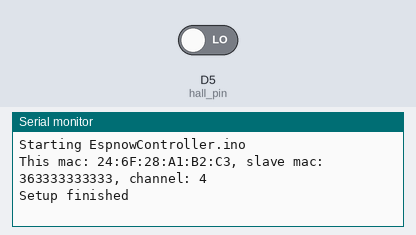
Bench run of a sketch on a simulated ESP8266 (NodeMCU). Shown: the last lines printed to the serial monitor. The inputs (shaded band) are chosen by the test bench; at power-on: D5 (hall_pin) LOW.

Above: at 1.2 s.
1.3 s: D5 (hall_pin) driven HIGH
At 2.4 s:
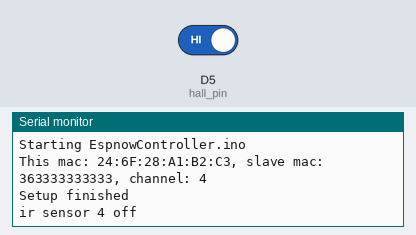
2.8 s: D5 (hall_pin) driven LOW
At 3.5 s:
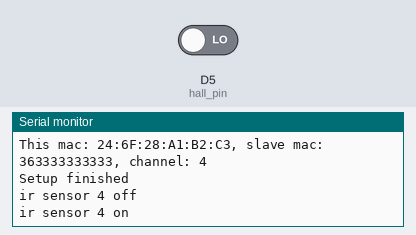

Measured:
- after the input at 1.3 s, the serial monitor: prints a new line at once (image 1)
- after the input at 2.8 s, the serial monitor: prints a new line at once (image 2)

The sketch:

esp_now_a_controller_sensor_part_4.ino
```cpp
#include <ESP8266WiFi.h>
#define hall_pin D5
extern "C" {
    #include <espnow.h>
}
// this is the MAC Address of the slave which receives the data
uint8_t mac4[] = {0x36, 0x33, 0x33, 0x33, 0x33, 0x33};
#define WIFI_CHANNEL 4
int prevstate = LOW;


// must match the slave struct
struct __attribute__((packed))
DataStruct {
char text[32];
};
DataStruct buttonpressed;

struct __attribute__((packed))
DataStruct2 {
char text[32];
};
DataStruct2 buttonreleased;
//=======================================================================================

void setup() {
  pinMode(hall_pin,INPUT);
 // pinMode(D2,OUTPUT);
    Serial.begin(115200); Serial.println();
    Serial.println("Starting EspnowController.ino");
    WiFi.mode(WIFI_STA); // Station mode for esp-now controller
    WiFi.disconnect();
    Serial.printf("This mac: %s, ", WiFi.macAddress().c_str());
    Serial.printf("slave mac: %02x%02x%02x%02x%02x%02x", mac4[0], mac4[1], mac4[2], mac4[3], mac4[4], mac4[5]);
    Serial.printf(", channel: %i\n", WIFI_CHANNEL);
    if (esp_now_init() != 0)
    {
    Serial.println("*** ESP_Now initialization failed");
    }
    esp_now_set_self_role(ESP_NOW_ROLE_CONTROLLER);
    esp_now_add_peer(mac4, ESP_NOW_ROLE_SLAVE, WIFI_CHANNEL, NULL, 0);
    strcpy(buttonpressed.text,"ir sensor 4 off");
    strcpy(buttonreleased.text,"ir sensor 4 on");
    Serial.println("Setup finished");

}

//=======================================================================================

void loop() {
    sendData();

}

//============================================================================================

void sendData() {
  int currentstate = digitalRead(hall_pin);
  if(prevstate != currentstate){
    if(currentstate == HIGH){
       uint8_t bs[sizeof(buttonpressed)];
         memcpy(bs, &buttonpressed, sizeof(buttonpressed));
        esp_now_send(NULL, bs, sizeof(buttonpressed));
        Serial.println(buttonpressed.text);

    }else if(currentstate == LOW){
        uint8_t bs[sizeof(buttonreleased)];
        memcpy(bs, &buttonreleased, sizeof(buttonreleased));
        esp_now_send(NULL, bs, sizeof(buttonreleased));
      Serial.println(buttonreleased.text);

    }
  }prevstate = currentstate;

}
```
